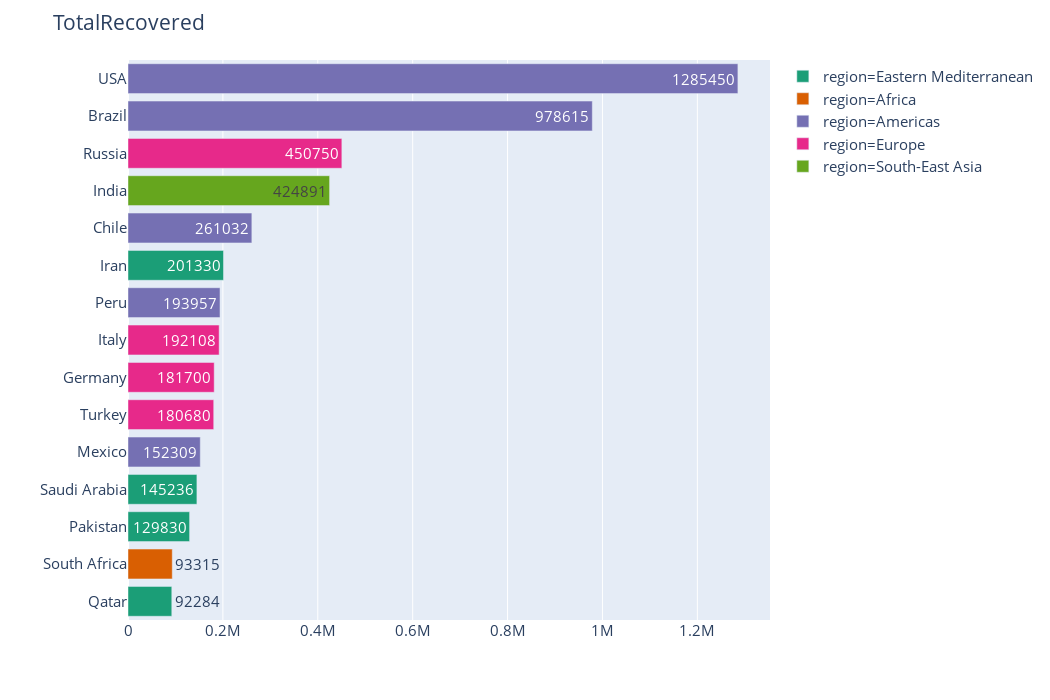

The notebook cell this image was saved under:
### Code cell
plot_hbar(df_final, 'TotalRecovered', 15)

### Figure 1 — Plotly figure (JSON) as saved in the notebook; plotly's stock layout.template omitted (floating-point values rounded to 4 significant figures)
{"data": [{"alignmentgroup": "True", "hoverlabel": {"namelength": 0}, "hovertemplate": "region=Eastern Mediterranean<br>TotalRecovered=%{text}<br>country=%{y}", "legendgroup": "region=Eastern Mediterranean", "marker": {"color": "rgb(27,158,119)"}, "name": "region=Eastern Mediterranean", "offsetgroup": "region=Eastern Mediterranean", "orientation": "h", "showlegend": true, "text": [92284, 129830, 145236, 201330], "textposition": "auto", "type": "bar", "x": [92284, 129830, 145236, 201330], "xaxis": "x", "y": ["Qatar", "Pakistan", "Saudi Arabia", "Iran"], "yaxis": "y"}, {"alignmentgroup": "True", "hoverlabel": {"namelength": 0}, "hovertemplate": "region=Africa<br>TotalRecovered=%{text}<br>country=%{y}", "legendgroup": "region=Africa", "marker": {"color": "rgb(217,95,2)"}, "name": "region=Africa", "offsetgroup": "region=Africa", "orientation": "h", "showlegend": true, "text": [93315], "textposition": "auto", "type": "bar", "x": [93315], "xaxis": "x", "y": ["South Africa"], "yaxis": "y"}, {"alignmentgroup": "True", "hoverlabel": {"namelength": 0}, "hovertemplate": "region=Americas<br>TotalRecovered=%{text}<br>country=%{y}", "legendgroup": "region=Americas", "marker": {"color": "rgb(117,112,179)"}, "name": "region=Americas", "offsetgroup": "region=Americas", "orientation": "h", "showlegend": true, "text": [152309, 193957, 261032, 978615, 1285450], "textposition": "auto", "type": "bar", "x": [152309, 193957, 261032, 978615, 1285450], "xaxis": "x", "y": ["Mexico", "Peru", "Chile", "Brazil", "USA"], "yaxis": "y"}, {"alignmentgroup": "True", "hoverlabel": {"namelength": 0}, "hovertemplate": "region=Europe<br>TotalRecovered=%{text}<br>country=%{y}", "legendgroup": "region=Europe", "marker": {"color": "rgb(231,41,138)"}, "name": "region=Europe", "offsetgroup": "region=Europe", "orientation": "h", "showlegend": true, "text": [180680, 181700, 192108, 450750], "textposition": "auto", "type": "bar", "x": [180680, 181700, 192108, 450750], "xaxis": "x", "y": ["Turkey", "Germany", "Italy", "Russia"], "yaxis": "y"}, {"alignmentgroup": "True", "hoverlabel": {"namelength": 0}, "hovertemplate": "region=South-East Asia<br>TotalRecovered=%{text}<br>country=%{y}", "legendgroup": "region=South-East Asia", "marker": {"color": "rgb(102,166,30)"}, "name": "region=South-East Asia", "offsetgroup": "region=South-East Asia", "orientation": "h", "showlegend": true, "text": [424891], "textposition": "auto", "type": "bar", "x": [424891], "xaxis": "x", "y": ["India"], "yaxis": "y"}], "layout": {"barmode": "relative", "font": {"size": 15}, "height": 700, "legend": {"tracegroupgap": 0}, "margin": {"t": 60}, "title": {"text": "TotalRecovered"}, "width": 1050, "xaxis": {"anchor": "y", "domain": [0, 1], "title": {"text": ""}}, "yaxis": {"anchor": "x", "categoryorder": "total ascending", "domain": [0, 1], "title": {"text": ""}}}}
